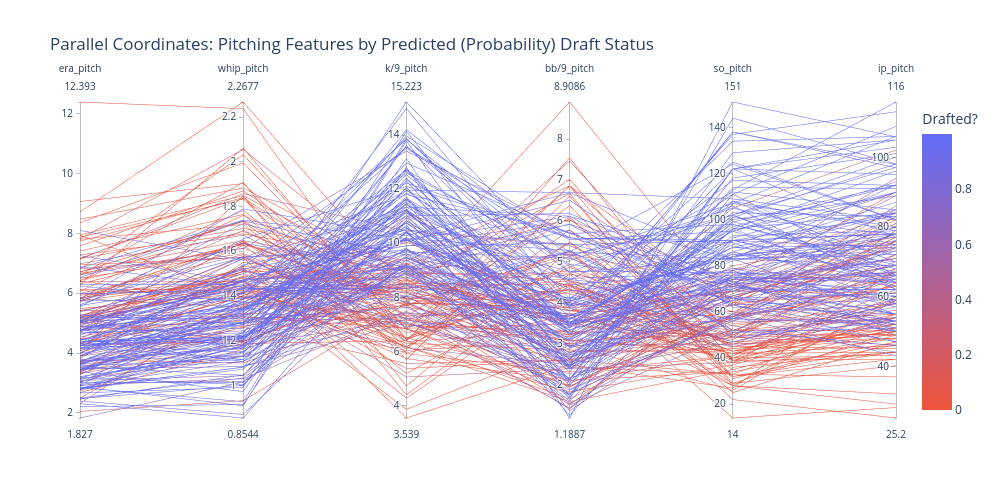

The cell this chart's notebook holds for it:
### Code cell
# Pick the features on the PCP axes
pcp_features = ['era_pitch', 'whip_pitch', 'k/9_pitch', 'bb/9_pitch', 'so_pitch', 'ip_pitch']

pcp_df = pd.DataFrame(X_test[pcp_features].values, columns=pcp_features)
pcp_df['Drafted?'] = y_proba[:len(pcp_df)]

fig = px.parallel_coordinates(
    pcp_df,
    color='Drafted?',
    dimensions=pcp_features,
    color_continuous_scale=['#EF553B', '#636EFA'],
    title='Parallel Coordinates: Pitching Features by Predicted (Probability) Draft Status'
)

fig.update_layout(width=1000, height=500)
fig.show()

### Figure 1 — Plotly figure (JSON) as saved in the notebook; plotly's stock layout.template omitted (floating-point values rounded to 4 significant figures; data arrays with more than 128 entries replaced by an {"elided": "..."} marker saying what was removed)
{"data": [{"dimensions": [{"label": "era_pitch", "values": {"elided": "576 float values"}}, {"label": "whip_pitch", "values": {"elided": "576 float values"}}, {"label": "k/9_pitch", "values": {"elided": "576 float values"}}, {"label": "bb/9_pitch", "values": {"elided": "576 float values"}}, {"label": "so_pitch", "values": {"elided": "576 int values"}}, {"label": "ip_pitch", "values": {"elided": "576 float values"}}], "domain": {"x": [0, 1], "y": [0, 1]}, "line": {"color": {"elided": "576 float values"}, "coloraxis": "coloraxis"}, "name": "", "type": "parcoords"}], "layout": {"coloraxis": {"colorbar": {"title": {"text": "Drafted?"}}, "colorscale": [[0, "#EF553B"], [1, "#636EFA"]]}, "height": 500, "legend": {"tracegroupgap": 0}, "title": {"text": "Parallel Coordinates: Pitching Features by Predicted (Probability) Draft Status"}, "width": 1000}}
